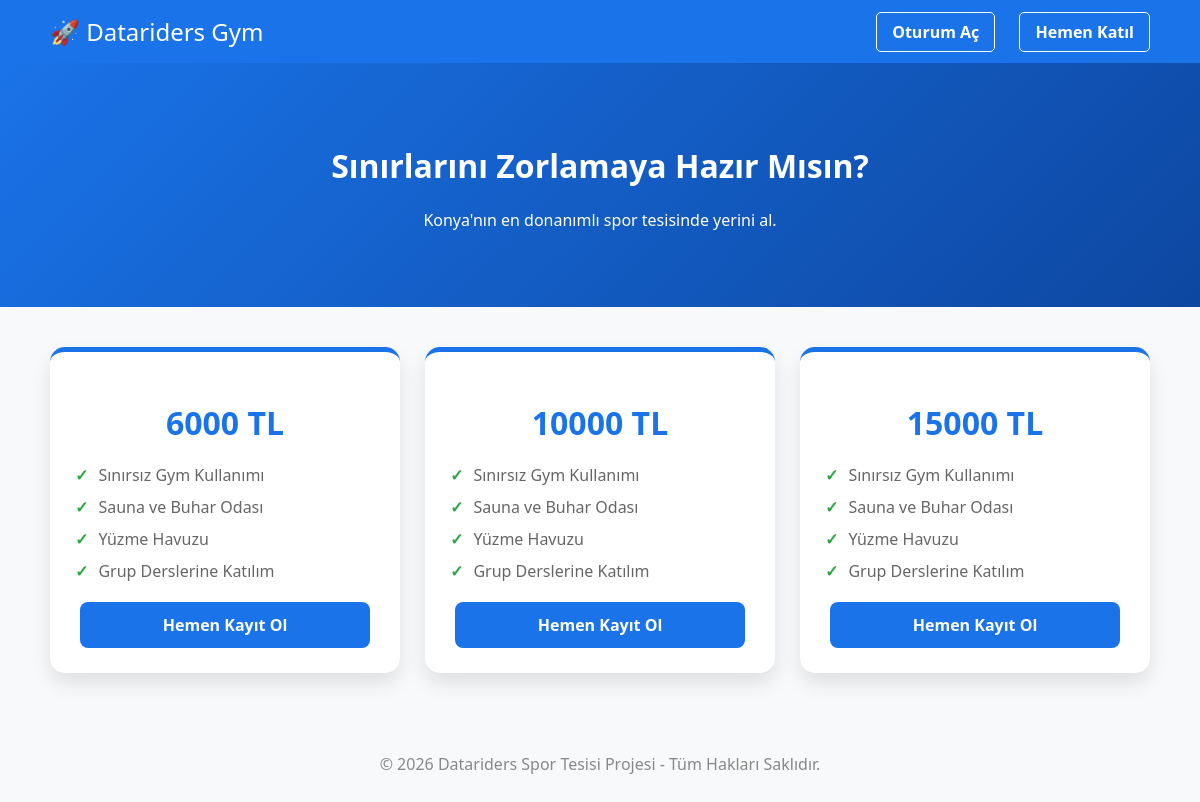
The page / on the database its author committed.
### tables this page shows
CREATE TABLE "paketler" (
	"Id"	INTEGER UNIQUE,
	"PaketAdi"	TEXT,
	"Fiyat"	INTEGER,
	PRIMARY KEY("Id" AUTOINCREMENT)
);

### spor_tesisi.py (the view)
@app.route('/')
def ana_sayfa():
    try:
        conn = get_db_connection()
        paketler = conn.execute('SELECT * FROM paketler').fetchall()
        conn.close()
        return render_template('index.html', paketler=paketler)
    except Exception as e:
        return f"Ana Sayfa Hatası: {e}"

### spor_tesisi.py (called while the page is built)
def get_db_connection():
    conn = sqlite3.connect('spor_salonu.db')
    conn.row_factory = sqlite3.Row
    return conn

### templates/index.html (shortened to what this page needs)
<!DOCTYPE html>
<html lang="tr">
<head>
</head>
<body>
    <nav>
        <div style="font-size: 24px;">🚀 Datariders Gym</div>
        <div>
            <a href="/login-secim">Oturum Aç</a>
            <a href="/uye-kayit">Hemen Katıl</a>
        </div>
    </nav>
    <div class="hero">
        <h1>Sınırlarını Zorlamaya Hazır Mısın?</h1>
        <p>Konya'nın en donanımlı spor tesisinde yerini al.</p>
    </div>
    <div class="container">
        {% for paket in paketler %}
        <div class="card">
            <div class="price">
                {{ paket['Ucret'] if 'Ucret' in paket.keys() else paket['fiyat'] }} TL
            </div>
            <ul class="features">
                <li>Sınırsız Gym Kullanımı</li>
                <li>Sauna ve Buhar Odası</li>
                <li>Yüzme Havuzu</li>
                <li>Grup Derslerine Katılım</li>
            </ul>
            <a href="/uye-kayit" class="btn-kayit">Hemen Kayıt Ol</a>
        </div>
        {% endfor %}
    </div>
    <footer style="text-align: center; padding: 40px; color: #888;">
        &copy; 2026 Datariders Spor Tesisi Projesi - Tüm Hakları Saklıdır.
    </footer>
</body>
</html>

### templates/index.html (style rules this page uses)
body { font-family: 'Segoe UI', Tahoma, Geneva, Verdana, sans-serif; margin: 0; background-color: #f8f9fa; }
nav { background-color: #1a73e8; padding: 15px 50px; display: flex; justify-content: space-between; align-items: center; color: white; }
nav a { color: white; text-decoration: none; font-weight: bold; margin-left: 20px; border: 1px solid white; padding: 8px 15px; border-radius: 5px; transition: 0.3s; }
.hero { text-align: center; padding: 60px 20px; background: linear-gradient(135deg, #1a73e8, #0d47a1); color: white; }
.container { display: flex; flex-wrap: wrap; justify-content: center; padding: 40px; gap: 25px; }
.card { background: white; border-radius: 15px; box-shadow: 0 10px 20px rgba(0,0,0,0.1); width: 300px; padding: 25px; text-align: center; transition: transform 0.3s; border-top: 5px solid #1a73e8; }
.card .price { font-size: 32px; color: #1a73e8; font-weight: bold; margin: 20px 0; }
.card .features { list-style: none; padding: 0; margin: 20px 0; color: #666; text-align: left; }
.card .features li { margin-bottom: 10px; display: flex; align-items: center; }
.card .features li::before { content: '✓'; color: #28a745; font-weight: bold; margin-right: 10px; }
.btn-kayit { display: inline-block; background-color: #1a73e8; color: white; padding: 12px 25px; text-decoration: none; border-radius: 8px; font-weight: bold; transition: 0.3s; width: 80%; }

### rows shown on the page
paketler: Fiyat "6000"
paketler: Fiyat "10000"
paketler: Fiyat "15000"
